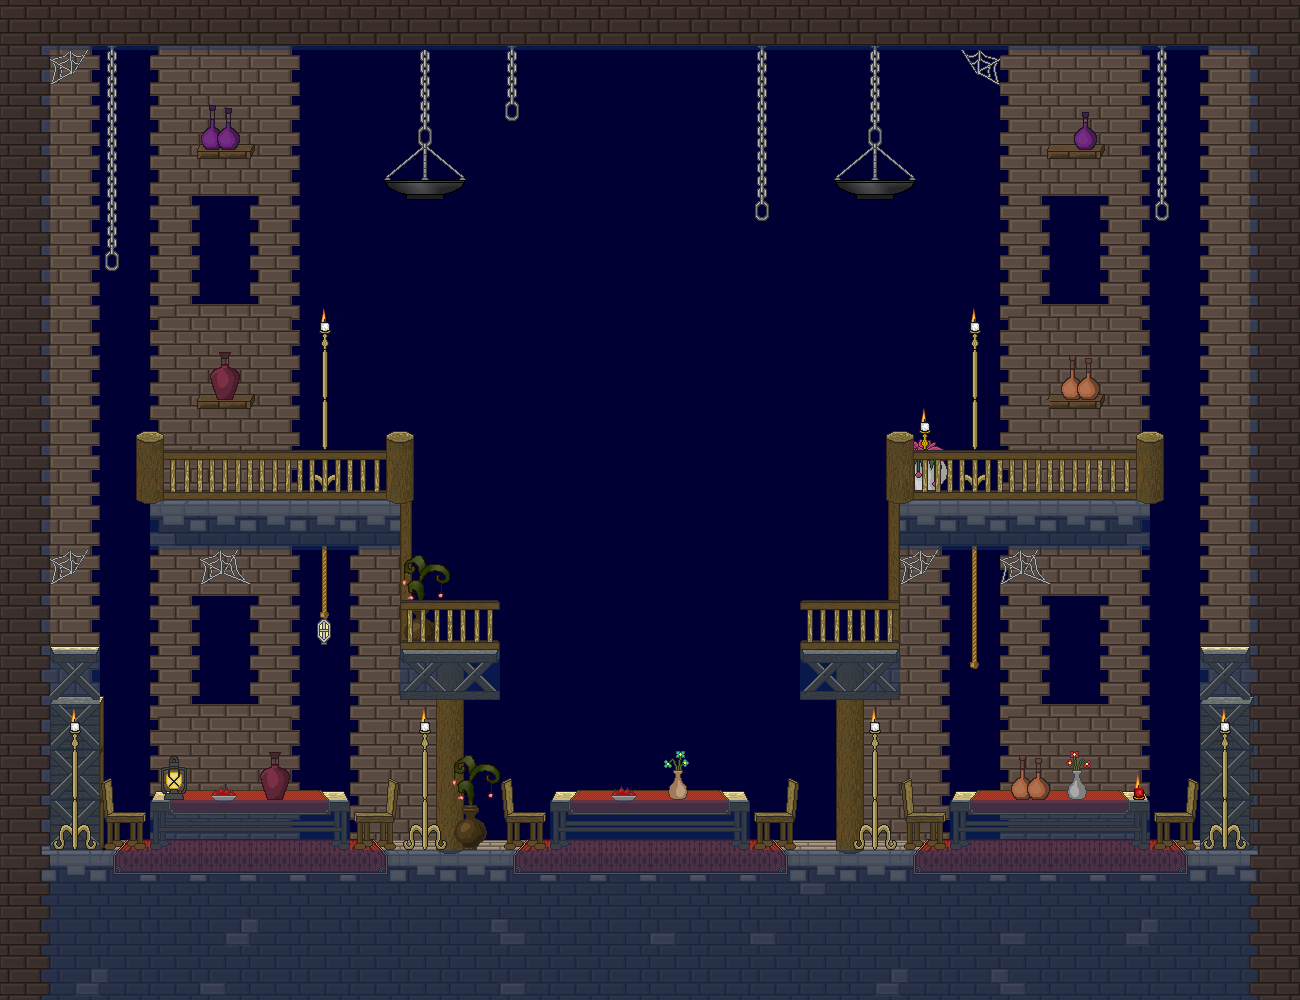

This is a level from a 2D game, rendered from its Tiled map with the project's own tilesets. A one-line summary and the complete map file follow:
An orthogonal 26x20 tile map with 50x50 px tiles, 8 tile layers (BG 1, BG 2, BG 3, BG 4, ...), 4 tilesets and 7 objects.

<map version="1.2" tiledversion="1.2.5" orientation="orthogonal" renderorder="right-down" width="26" height="20" tilewidth="50" tileheight="50" infinite="0" backgroundcolor="#000034" nextlayerid="11" nextobjectid="190">
 <properties>
  <property name="backgroundlayers" value="-1.0,res/level/boss_mercenaries/layer_inf.png" />
  <property name="bosslevel" value="res/level/boss_mercenaries/boss_mercenaries.lua" />
  <property name="dimming" value="0.5" />
  <property name="musicpath" value="res/music/mercenaries.ogg" />
  <property name="tilesetpath" value="res/level/boss_mercenaries/tileset_level_boss_mercenaries.png" />
 </properties>
 <tileset firstgid="1" name="tileset_level_boss_mercenaries" tilewidth="50" tileheight="50" spacing="2" margin="1" tilecount="529" columns="23">
  <image source="tileset_level_boss_mercenaries.png" width="1200" height="1200" />
  <tile id="80">
   <properties>
    <property name="light" value="40,30,100,150,0.5" />
   </properties>
   <animation>
    <frame tileid="80" duration="100" />
    <frame tileid="103" duration="100" />
    <frame tileid="126" duration="100" />
   </animation>
  </tile>
  <tile id="81">
   <properties>
    <property name="light" value="10,25,100,150,0.6" />
   </properties>
   <animation>
    <frame tileid="81" duration="100" />
    <frame tileid="104" duration="100" />
    <frame tileid="127" duration="100" />
   </animation>
  </tile>
  <tile id="128">
   <properties>
    <property name="light" value="25,25,100,150,0.8" />
   </properties>
  </tile>
  <tile id="147">
   <properties>
    <property name="light" value="40,30,100,150,0.5" />
   </properties>
   <animation>
    <frame tileid="147" duration="100" />
    <frame tileid="170" duration="100" />
    <frame tileid="193" duration="100" />
   </animation>
  </tile>
  <tile id="148">
   <properties>
    <property name="light" value="40,30,100,150,0.5" />
   </properties>
   <animation>
    <frame tileid="148" duration="100" />
    <frame tileid="171" duration="100" />
    <frame tileid="194" duration="100" />
   </animation>
  </tile>
  <tile id="172">
   <properties>
    <property name="light" value="50,50,50,30,0.5" />
   </properties>
  </tile>
  <tile id="189">
   <properties>
    <property name="light" value="25,25,100,100,0.3" />
   </properties>
  </tile>
  <tile id="215">
   <properties>
    <property name="light" value="25,30,50,70,1.0" />
   </properties>
  </tile>
 </tileset>
 <tileset firstgid="530" name="tileset_level_dynamic_tiles" tilewidth="50" tileheight="50" spacing="2" margin="1" tilecount="560" columns="40">
  <image source="../../convenience/tilesets/tileset_level_dynamic_tiles.png" width="2080" height="728" />
  <tile id="3">
   <properties>
    <property name="light" value="25,30,50,70,1.0" />
   </properties>
  </tile>
 </tileset>
 <tileset firstgid="1090" name="tileset_enemies" tilewidth="50" tileheight="50" spacing="2" margin="1" tilecount="50" columns="5">
  <image source="../../convenience/tilesets/tileset_enemies.png" width="260" height="520" />
 </tileset>
 <tileset firstgid="1140" name="spritesheet_levelitems" tilewidth="50" tileheight="50" tilecount="576" columns="24">
  <image source="../../convenience/tilesets/spritesheet_levelitems.png" width="1200" height="1200" />
  <tile id="0">
   <properties>
    <property name="id" value="fo_caveberry" />
   </properties>
  </tile>
  <tile id="1">
   <properties>
    <property name="id" value="mi_goldengoblet" />
   </properties>
  </tile>
  <tile id="2">
   <properties>
    <property name="id" value="go_onecoin" />
   </properties>
  </tile>
  <tile id="3">
   <properties>
    <property name="id" value="qe_letter" />
   </properties>
  </tile>
  <tile id="4">
   <properties>
    <property name="id" value="eq_rubyring" />
   </properties>
  </tile>
  <tile id="5">
   <properties>
    <property name="id" value="fo_physalis" />
   </properties>
  </tile>
  <tile id="6">
   <properties>
    <property name="id" value="mi_candleholder" />
   </properties>
  </tile>
  <tile id="11">
   <properties>
    <property name="id" value="mi_sextant" />
   </properties>
  </tile>
  <tile id="25">
   <properties>
    <property name="id" value="fo_healingherb" />
   </properties>
  </tile>
  <tile id="26">
   <properties>
    <property name="id" value="fo_glowingshroom" />
   </properties>
  </tile>
  <tile id="27">
   <properties>
    <property name="id" value="go_threecoins" />
   </properties>
  </tile>
  <tile id="28">
   <properties>
    <property name="id" value="fo_water" />
   </properties>
  </tile>
  <tile id="34">
   <properties>
    <property name="id" value="mi_ironore" />
   </properties>
  </tile>
  <tile id="48">
   <properties>
    <property name="id" value="fo_cheese" />
   </properties>
  </tile>
  <tile id="49">
   <properties>
    <property name="id" value="fo_bread" />
   </properties>
  </tile>
  <tile id="50">
   <properties>
    <property name="id" value="fo_lesserhealingpotion" />
   </properties>
  </tile>
  <tile id="51">
   <properties>
    <property name="id" value="fo_rawmeat" />
   </properties>
  </tile>
  <tile id="52">
   <properties>
    <property name="id" value="we_oathbreaker" />
   </properties>
  </tile>
  <tile id="54">
   <properties>
    <property name="id" value="eq_ironring" />
   </properties>
  </tile>
  <tile id="56">
   <properties>
    <property name="id" value="co_smallpouch" />
   </properties>
  </tile>
  <tile id="60">
   <properties>
    <property name="id" value="fo_beer" />
   </properties>
  </tile>
  <tile id="72">
   <properties>
    <property name="id" value="fo_apple" />
   </properties>
  </tile>
  <tile id="73">
   <properties>
    <property name="id" value="mi_silverplate" />
   </properties>
  </tile>
  <tile id="74">
   <properties>
    <property name="id" value="qe_silkweed" />
   </properties>
  </tile>
  <tile id="75">
   <properties>
    <property name="id" value="fo_roastedmeat" />
   </properties>
  </tile>
  <tile id="77">
   <properties>
    <property name="id" value="we_hawthorn" />
   </properties>
  </tile>
  <tile id="79">
   <properties>
    <property name="id" value="fo_milk" />
   </properties>
  </tile>
  <tile id="81">
   <properties>
    <property name="id" value="fo_stormweed" />
   </properties>
  </tile>
  <tile id="82">
   <properties>
    <property name="id" value="mi_shinystone" />
   </properties>
  </tile>
  <tile id="84">
   <properties>
    <property name="id" value="fo_sausage" />
   </properties>
  </tile>
  <tile id="97">
   <properties>
    <property name="id" value="fo_rawfish" />
   </properties>
  </tile>
  <tile id="99">
   <properties>
    <property name="id" value="fo_devilberry" />
   </properties>
  </tile>
  <tile id="106">
   <properties>
    <property name="id" value="ke_tavernbasement" />
   </properties>
  </tile>
  <tile id="108">
   <properties>
    <property name="id" value="fo_ham" />
   </properties>
  </tile>
  <tile id="120">
   <properties>
    <property name="id" value="fo_mediumhealingpotion" />
   </properties>
  </tile>
  <tile id="122">
   <properties>
    <property name="id" value="fo_greaterhealingpotion" />
   </properties>
  </tile>
  <tile id="123">
   <properties>
    <property name="id" value="fo_ultimatehealingpotion" />
   </properties>
  </tile>
  <tile id="125">
   <properties>
    <property name="id" value="pe_elixirice" />
   </properties>
  </tile>
  <tile id="129">
   <properties>
    <property name="id" value="fo_wine" />
   </properties>
  </tile>
  <tile id="155">
   <properties>
    <property name="id" value="fo_rawchicken" />
   </properties>
  </tile>
  <tile id="156">
   <properties>
    <property name="id" value="fo_chicken" />
   </properties>
  </tile>
 </tileset>
 <layer id="1" name="BG 1" width="26" height="20">
  <data encoding="csv">
74,75,214,73,74,75,0,0,0,0,214,0,0,0,0,214,0,157,0,0,73,74,75,214,73,74,
74,75,214,73,74,75,0,0,0,0,214,0,0,0,0,214,0,0,0,0,73,74,75,214,73,74,
74,75,214,73,74,75,0,0,0,0,215,0,0,0,0,214,0,0,0,0,73,74,75,214,73,74,
74,75,214,102,0,102,0,0,0,0,0,0,0,0,0,214,0,0,0,0,102,0,102,214,73,74,
74,75,214,102,0,102,0,0,0,0,0,0,0,0,0,215,0,0,0,0,102,0,102,215,73,74,
74,75,215,102,0,102,0,0,0,0,0,0,0,0,0,0,0,0,0,0,102,0,102,0,73,74,
74,75,0,102,0,102,0,0,0,0,0,0,0,0,0,0,0,0,0,0,102,0,102,0,73,74,
74,75,0,73,74,75,0,0,0,0,0,0,0,0,0,0,0,0,0,0,73,74,75,0,73,74,
74,75,0,73,74,75,0,0,0,0,0,0,0,0,0,0,0,0,149,0,73,74,75,0,73,74,
74,75,0,73,74,75,0,0,0,0,0,0,0,0,0,0,0,0,173,0,73,74,75,0,73,74,
74,75,0,73,74,75,106,73,0,0,0,0,0,0,0,0,0,0,75,106,73,74,75,0,73,74,
74,75,0,102,0,102,106,73,0,0,0,0,0,0,0,0,0,0,75,106,102,0,102,0,73,74,
74,75,0,102,0,102,129,73,0,0,0,0,0,0,0,0,0,0,75,106,102,0,102,0,73,74,
74,75,0,102,0,102,0,73,75,0,0,0,0,0,0,0,0,73,75,152,102,0,102,0,73,74,
74,75,0,102,0,102,0,73,75,0,0,0,0,0,0,0,0,73,75,0,102,0,102,0,73,74,
74,75,0,73,74,75,0,73,75,0,0,0,0,0,0,0,0,73,75,0,73,74,75,0,73,74,
74,75,0,73,74,75,0,73,75,5,5,5,5,5,5,5,5,73,75,0,73,74,75,0,73,74,
77,77,77,77,77,77,77,77,77,77,77,77,77,77,77,77,77,77,77,77,77,77,77,77,77,77,
77,77,77,77,77,77,77,77,77,77,77,77,77,77,77,77,77,77,77,77,77,77,77,77,77,77,
77,77,77,77,77,77,77,77,77,77,77,77,77,77,77,77,77,77,77,77,77,77,77,77,77,77
</data>
 </layer>
 <layer id="2" name="BG 2" width="26" height="20">
  <data encoding="csv">
0,0,0,0,0,0,0,0,0,0,0,0,0,0,0,0,0,0,0,0,0,0,0,0,0,0,
0,0,0,0,0,0,0,0,0,0,0,0,0,0,0,0,0,0,0,0,0,0,0,0,0,0,
0,0,0,0,0,0,0,0,0,0,0,0,0,0,0,0,0,0,0,0,0,0,0,0,0,0,
0,0,0,96,97,98,0,0,0,0,0,0,0,0,0,0,0,0,0,0,96,97,98,0,0,0,
0,0,0,0,0,0,0,0,0,0,0,0,0,0,0,0,0,0,0,0,0,0,0,0,0,0,
0,0,0,0,0,0,0,0,0,0,0,0,0,0,0,0,0,0,0,0,0,0,0,0,0,0,
0,0,0,50,51,52,0,0,0,0,0,0,0,0,0,0,0,0,0,0,50,51,52,0,0,0,
0,0,0,0,0,0,0,0,0,0,0,0,0,0,0,0,0,0,0,0,0,0,0,0,0,0,
0,0,0,0,0,0,0,0,0,0,0,0,0,0,0,0,0,0,0,0,0,0,0,0,0,0,
0,0,0,0,0,0,0,0,0,0,0,0,0,0,0,0,0,0,0,0,0,0,0,0,0,0,
0,0,0,99,100,100,100,100,0,0,0,0,0,0,0,0,0,175,100,100,100,100,101,0,0,0,
0,0,0,96,97,98,0,0,0,0,0,0,0,0,0,0,0,175,0,0,96,97,98,0,0,0,
0,0,0,0,0,0,0,0,0,0,0,0,0,0,0,0,0,175,0,0,0,0,0,0,0,0,
0,255,256,0,0,0,0,0,109,110,0,0,0,0,0,0,109,110,0,0,0,0,0,0,255,256,
0,278,279,50,51,52,0,0,0,0,0,0,0,0,0,0,0,0,0,0,50,51,52,0,278,279,
0,301,302,0,0,0,0,0,0,0,0,0,0,0,0,0,0,0,0,0,0,0,0,0,301,302,
5,301,302,11,11,11,11,5,5,5,5,11,11,11,11,5,5,5,5,11,11,11,11,5,301,302,
28,28,28,34,34,34,34,28,28,28,28,34,34,34,34,28,28,28,28,34,34,34,34,28,28,28,
0,0,0,0,0,0,0,0,0,0,0,0,0,0,0,0,0,0,0,0,0,0,0,0,0,0,
0,0,0,0,0,0,0,0,0,0,0,0,0,0,0,0,0,0,0,0,0,0,0,0,0,0
</data>
 </layer>
 <layer id="3" name="BG 3" width="26" height="20">
  <data encoding="csv">
0,0,0,0,0,0,0,0,0,0,0,0,0,0,0,0,0,0,0,0,0,0,0,0,0,0,
0,0,0,0,0,0,0,0,0,0,0,0,0,0,0,0,0,0,0,0,0,0,0,0,0,0,
0,0,0,257,258,259,0,0,0,0,0,0,0,0,0,0,0,0,0,0,257,258,259,0,0,0,
0,0,0,280,281,282,0,0,0,0,0,0,0,0,0,0,0,0,0,0,280,281,282,0,0,0,
0,0,0,0,0,0,0,0,0,0,0,0,0,0,0,0,0,0,0,0,0,0,0,0,0,0,
0,0,0,0,0,0,0,0,0,0,0,0,0,0,0,0,0,0,0,0,0,0,0,0,0,0,
0,0,0,0,0,0,148,0,0,0,0,0,0,0,0,0,0,0,0,148,0,0,0,0,0,0,
0,0,0,257,258,259,240,0,0,0,0,0,0,0,0,0,0,0,0,240,257,258,259,0,0,0,
0,0,0,280,281,282,240,0,0,0,0,0,0,0,0,0,0,0,0,240,0,281,282,0,0,0,
0,0,0,5,5,5,241,5,178,0,0,0,0,0,0,0,0,0,5,241,0,5,5,0,0,0,
0,0,0,27,28,28,28,28,178,0,0,0,0,0,0,0,0,0,28,28,28,28,29,0,0,0,
0,0,0,0,0,0,0,0,178,0,0,0,0,0,0,0,0,0,0,0,0,0,0,0,0,0,
0,0,0,0,0,0,0,0,178,0,0,0,0,0,0,0,0,0,0,0,0,0,0,0,0,0,
0,60,0,0,0,0,0,0,60,60,0,0,0,0,0,0,60,60,0,0,0,0,0,0,60,0,
0,0,0,0,0,0,0,0,0,0,0,0,0,0,0,0,0,0,0,0,0,0,0,0,0,0,
0,0,306,303,304,304,305,307,0,0,306,303,304,304,305,307,0,0,306,303,304,304,305,307,0,0,
0,0,10,326,327,327,328,12,0,0,10,326,327,327,328,12,0,0,10,326,327,327,328,12,0,0,
0,0,33,0,0,0,0,35,0,0,33,0,0,0,0,35,397,0,33,0,0,0,0,35,0,0,
0,0,0,0,395,396,0,0,0,372,373,0,0,397,0,397,0,0,0,0,397,0,395,396,0,0,
0,395,396,0,397,0,0,0,0,0,397,0,0,0,0,0,0,395,396,372,373,0,0,0,0,0
</data>
 </layer>
 <layer id="4" name="BG 4" width="26" height="20">
  <data encoding="csv">
0,0,0,0,0,0,0,0,0,0,0,0,0,0,0,0,0,0,0,0,0,0,0,0,0,0,
0,339,0,0,0,0,0,0,0,0,0,0,0,0,0,0,0,0,0,342,0,0,0,0,0,0,
0,0,0,0,232,0,0,0,0,0,0,0,0,0,0,0,0,0,0,0,0,233,0,0,0,0,
0,0,0,0,0,0,0,0,0,0,0,0,0,0,0,0,0,0,0,0,0,0,0,0,0,0,
0,0,0,0,0,0,0,0,0,0,0,0,0,0,0,0,0,0,0,0,0,0,0,0,0,0,
0,0,0,0,0,0,0,0,0,0,0,0,0,0,0,0,0,0,0,0,0,0,0,0,0,0,
0,0,0,0,0,0,0,0,0,0,0,0,0,0,0,0,0,0,0,0,0,0,0,0,0,0,
0,0,0,0,234,0,0,0,0,0,0,0,0,0,0,0,0,0,0,0,0,235,0,0,0,0,
0,0,0,0,0,0,0,0,0,0,0,0,0,0,0,0,0,0,0,0,0,0,0,0,0,0,
0,0,0,0,0,0,0,0,0,0,0,0,0,0,0,0,0,0,0,0,0,0,0,0,0,0,
0,0,0,0,0,0,0,0,0,0,0,0,0,0,0,0,0,0,0,0,0,0,0,0,0,0,
0,339,0,0,316,0,0,0,0,0,0,0,0,0,0,0,0,0,339,0,316,0,0,0,0,0,
0,14,0,0,0,0,0,0,0,0,0,0,0,0,0,0,0,0,0,0,0,0,0,0,14,0,
0,37,0,0,0,0,0,0,293,295,0,0,0,0,0,0,293,295,0,0,0,0,0,0,37,0,
0,0,0,0,0,0,0,0,109,110,0,0,0,0,0,0,109,110,0,0,0,0,0,0,0,0,
0,0,0,308,309,309,310,0,109,110,0,308,309,309,310,0,109,110,0,308,309,309,310,0,0,0,
0,0,329,331,332,332,333,330,109,110,329,331,332,332,333,330,109,110,329,331,332,332,333,330,0,0,
0,0,0,0,0,0,0,0,132,133,0,0,0,0,0,0,132,133,0,0,0,0,0,0,0,0,
0,0,0,0,0,0,0,0,0,0,0,0,0,0,0,0,0,0,0,0,0,0,0,0,0,0,
0,0,0,0,0,0,0,0,0,0,0,0,0,0,0,0,0,0,0,0,0,0,0,0,0,0
</data>
 </layer>
 <layer id="5" name="BG 5" width="26" height="20">
  <data encoding="csv">
0,0,0,0,0,0,0,0,0,0,0,0,0,0,0,0,0,0,0,0,0,0,0,0,0,0,
0,0,0,0,0,0,0,0,0,0,0,0,0,0,0,0,0,0,0,0,0,0,0,0,0,0,
0,0,0,0,0,0,0,0,0,0,0,0,0,0,0,0,0,0,0,0,0,0,0,0,0,0,
0,0,0,0,0,0,0,0,0,0,0,0,0,0,0,0,0,0,0,0,0,0,0,0,0,0,
0,0,0,0,0,0,0,0,0,0,0,0,0,0,0,0,0,0,0,0,0,0,0,0,0,0,
0,0,0,0,0,0,0,0,0,0,0,0,0,0,0,0,0,0,0,0,0,0,0,0,0,0,
0,0,0,0,0,0,0,0,0,0,0,0,0,0,0,0,0,0,0,0,0,0,0,0,0,0,
0,0,0,0,0,0,0,0,0,0,0,0,0,0,0,0,0,0,0,0,0,0,0,0,0,0,
0,0,0,0,0,0,0,0,0,0,0,0,0,0,0,0,0,0,0,0,0,0,0,0,0,0,
0,0,0,0,0,0,0,0,0,0,0,0,0,0,0,0,0,0,0,0,0,0,0,0,0,0,
0,0,0,0,0,0,0,0,0,0,0,0,0,0,0,0,0,0,0,0,0,0,0,0,0,0,
0,0,0,0,0,0,0,0,93,0,0,0,0,0,0,0,0,0,0,0,0,0,0,0,0,0,
0,0,0,0,0,0,0,0,116,17,0,0,0,0,0,0,15,17,0,0,0,0,0,0,0,0,
0,0,0,0,0,0,0,0,38,40,0,0,0,0,0,0,38,40,0,0,0,0,0,0,0,0,
0,0,0,0,0,0,0,0,0,0,0,0,0,0,0,0,0,0,0,0,0,0,0,0,0,0,
0,0,0,0,311,0,0,0,0,93,0,0,311,0,0,0,0,0,0,0,0,0,81,0,0,0,
0,0,0,0,334,0,0,0,0,116,0,0,334,0,0,0,0,0,0,0,0,0,0,0,0,0,
0,0,0,0,0,0,0,0,0,0,0,0,0,0,0,0,0,0,0,0,0,0,0,0,0,0,
0,0,0,0,0,0,0,0,0,0,0,0,0,0,0,0,0,0,0,0,0,0,0,0,0,0,
0,0,0,0,0,0,0,0,0,0,0,0,0,0,0,0,0,0,0,0,0,0,0,0,0,0
</data>
 </layer>
 <objectgroup id="6" name="dynamic">
  <object id="186" gid="549" x="400" y="200" width="50" height="50">
   <properties>
    <property name="color" value="red" />
   </properties>
  </object>
  <object id="187" gid="549" x="850" y="200" width="50" height="50">
   <properties>
    <property name="color" value="red" />
   </properties>
  </object>
  <object id="188" gid="613" x="200" y="300" width="50" height="50" />
  <object id="189" gid="613" x="1050" y="300" width="50" height="50" />
 </objectgroup>
 <layer id="7" name="collidable" width="26" height="20">
  <data encoding="csv">
264,264,264,264,264,264,264,264,264,264,264,264,264,264,264,264,264,264,264,264,264,264,264,264,264,264,
264,0,0,0,0,0,0,0,0,0,0,0,0,0,0,0,0,0,0,0,0,0,0,0,0,264,
264,0,0,0,0,0,0,0,0,0,0,0,0,0,0,0,0,0,0,0,0,0,0,0,0,264,
264,0,0,0,0,0,0,0,0,0,0,0,0,0,0,0,0,0,0,0,0,0,0,0,0,264,
264,0,0,0,0,0,0,0,0,0,0,0,0,0,0,0,0,0,0,0,0,0,0,0,0,264,
264,0,0,0,0,0,0,0,0,0,0,0,0,0,0,0,0,0,0,0,0,0,0,0,0,264,
264,0,0,0,0,0,0,0,0,0,0,0,0,0,0,0,0,0,0,0,0,0,0,0,0,264,
264,0,0,0,0,0,0,0,0,0,0,0,0,0,0,0,0,0,0,0,0,0,0,0,0,264,
264,0,0,0,0,0,0,0,0,0,0,0,0,0,0,0,0,0,0,0,0,0,0,0,0,264,
264,0,0,0,0,0,0,0,0,0,0,0,0,0,0,0,0,0,0,0,0,0,0,0,0,264,
264,0,0,264,264,264,264,264,0,0,0,0,0,0,0,0,0,0,264,264,264,264,264,0,0,264,
264,0,0,0,0,0,0,0,0,0,0,0,0,0,0,0,0,0,0,0,0,0,0,0,0,264,
264,0,0,0,0,0,0,0,0,0,0,0,0,0,0,0,0,0,0,0,0,0,0,0,0,264,
264,264,0,0,0,0,0,0,264,264,0,0,0,0,0,0,264,264,0,0,0,0,0,0,264,264,
264,264,0,0,0,0,0,0,0,0,0,0,0,0,0,0,0,0,0,0,0,0,0,0,264,264,
264,264,0,0,0,0,0,0,0,0,0,0,0,0,0,0,0,0,0,0,0,0,0,0,264,264,
264,264,0,264,264,264,264,0,0,0,0,264,264,264,264,0,0,0,0,264,264,264,264,0,264,264,
264,264,264,264,264,264,264,264,264,264,264,264,264,264,264,264,264,264,264,264,264,264,264,264,264,264,
264,264,264,264,264,264,264,264,264,264,264,264,264,264,264,264,264,264,264,264,264,264,264,264,264,264,
264,264,264,264,264,264,264,264,264,264,264,264,264,264,264,264,264,264,264,264,264,264,264,264,264,264
</data>
 </layer>
 <layer id="8" name="LFG 1" width="26" height="20">
  <data encoding="csv">
100,100,100,100,100,100,100,100,100,100,100,100,100,100,100,100,100,100,100,100,100,100,100,100,100,100,
0,0,0,0,0,0,0,0,157,0,0,0,0,0,0,0,0,157,0,0,0,0,0,0,0,0,
0,0,0,0,0,0,0,0,180,0,0,0,0,0,0,0,0,180,0,0,0,0,0,0,0,0,
0,0,0,0,0,0,0,202,203,204,0,0,0,0,0,0,202,203,204,0,0,0,0,0,0,0,
0,0,0,0,0,0,0,0,0,0,0,0,0,0,0,0,0,0,0,0,0,0,0,0,0,0,
0,0,0,0,0,0,0,0,0,0,0,0,0,0,0,0,0,0,0,0,0,0,0,0,0,0,
0,0,0,0,0,0,0,0,0,0,0,0,0,0,0,0,0,0,0,0,0,0,0,0,0,0,
0,0,0,0,0,0,0,0,0,0,0,0,0,0,0,0,0,0,0,0,0,0,0,0,0,0,
0,0,0,0,0,0,0,0,0,0,0,0,0,0,0,0,0,0,0,0,0,0,0,0,0,0,
0,0,0,283,284,284,284,285,0,0,0,0,0,0,0,0,0,0,284,284,284,284,285,0,0,0,
0,0,0,0,0,0,0,0,133,0,0,0,0,0,0,0,0,0,0,0,0,0,0,0,0,0,
0,0,0,0,0,0,0,0,0,0,0,0,0,0,0,0,0,0,0,0,0,0,0,0,0,0,
0,0,0,0,0,0,0,0,283,285,0,0,0,0,0,0,283,285,0,0,0,0,0,0,0,0,
0,0,0,0,0,0,0,0,0,0,0,0,0,0,0,0,0,0,0,0,0,0,0,0,0,0,
0,148,0,0,0,0,0,0,148,0,0,0,0,0,0,0,0,148,0,0,0,0,0,0,148,0,
0,240,0,216,0,234,0,0,240,0,0,0,0,313,0,0,0,240,0,0,235,312,0,0,240,0,
0,241,0,0,0,0,0,0,241,0,0,0,0,0,0,0,0,241,0,0,0,0,0,0,241,0,
0,0,0,0,0,0,0,0,0,0,0,0,0,0,0,0,0,0,0,0,0,0,0,0,0,0,
0,0,0,0,0,0,0,0,0,0,0,0,0,0,0,0,0,0,0,0,0,0,0,0,0,0,
0,0,0,0,0,0,0,0,0,0,0,0,0,0,0,0,0,0,0,0,0,0,0,0,0,0
</data>
 </layer>
 <layer id="9" name="LFG 2" width="26" height="20" opacity="0.94">
  <data encoding="csv">
78,0,0,0,0,0,0,0,0,0,0,0,0,0,0,0,0,0,0,0,0,0,0,0,0,76,
78,0,0,0,0,0,0,0,0,0,0,0,0,0,0,0,0,0,0,0,0,0,0,0,0,76,
78,0,0,0,0,0,0,0,0,0,0,0,0,0,0,0,0,0,0,0,0,0,0,0,0,76,
78,0,0,0,0,0,0,271,272,273,0,0,0,0,0,0,271,272,273,0,0,0,0,0,0,76,
78,0,0,0,0,0,0,0,0,0,0,0,0,0,0,0,0,0,0,0,0,0,0,0,0,76,
78,0,0,0,0,0,0,0,0,0,0,0,0,0,0,0,0,0,0,0,0,0,0,0,0,76,
78,0,0,0,0,0,0,0,0,0,0,0,0,0,0,0,0,0,0,0,0,0,0,0,0,76,
78,0,0,0,0,0,0,0,0,0,0,0,0,0,0,0,0,0,0,0,0,0,0,0,0,76,
78,0,86,87,0,0,0,86,87,0,0,0,0,0,0,0,0,86,87,0,0,0,86,87,0,76,
78,0,109,110,0,0,0,109,110,0,0,0,0,0,0,0,0,109,110,0,0,0,109,110,0,76,
78,0,132,133,0,0,0,132,0,0,0,0,0,0,0,0,0,132,133,0,0,0,132,133,0,76,
78,0,0,0,0,0,0,0,0,0,0,0,0,0,0,0,0,0,0,0,0,0,0,0,0,76,
78,0,0,0,0,0,0,0,0,0,0,0,0,0,0,0,0,0,0,0,0,0,0,0,0,76,
78,0,0,0,0,0,0,0,0,0,0,0,0,0,0,0,0,0,0,0,0,0,0,0,0,76,
78,0,0,0,0,0,0,0,0,0,0,0,0,0,0,0,0,0,0,0,0,0,0,0,0,76,
78,0,0,0,0,0,0,0,0,0,0,0,0,0,0,0,0,0,0,0,0,0,0,0,0,76,
78,0,0,0,0,0,0,0,0,0,0,0,0,0,0,0,0,0,0,0,0,0,0,0,0,76,
78,0,0,0,0,0,0,0,0,0,0,0,0,0,0,0,0,0,0,0,0,0,0,0,0,76,
78,0,0,0,0,0,0,0,0,0,0,0,0,0,0,0,0,0,0,0,0,0,0,0,0,76,
78,0,0,0,0,0,0,0,0,0,0,0,0,0,0,0,0,0,0,0,0,0,0,0,0,76
</data>
 </layer>
 <objectgroup id="10" name="enemy">
  <object id="180" gid="1121" x="1000" y="450" width="50" height="50">
   <properties>
    <property name="do_veliusletter" value="1" />
    <property name="gold" value="20" />
    <property name="luapath" value="res/level/boss_mercenaries/roy.lua" />
   </properties>
  </object>
  <object id="181" gid="1122" x="600" y="750" width="50" height="50">
   <properties>
    <property name="eq_mercenarybandana" value="1" />
    <property name="luapath" value="res/level/boss_mercenaries/jeremy.lua" />
   </properties>
  </object>
  <object id="182" gid="1120" x="850" y="600" width="50" height="50">
   <properties>
    <property name="eq_bloodstone" value="1" />
    <property name="luapath" value="res/level/boss_mercenaries/morgiana.lua" />
   </properties>
  </object>
 </objectgroup>
</map>
